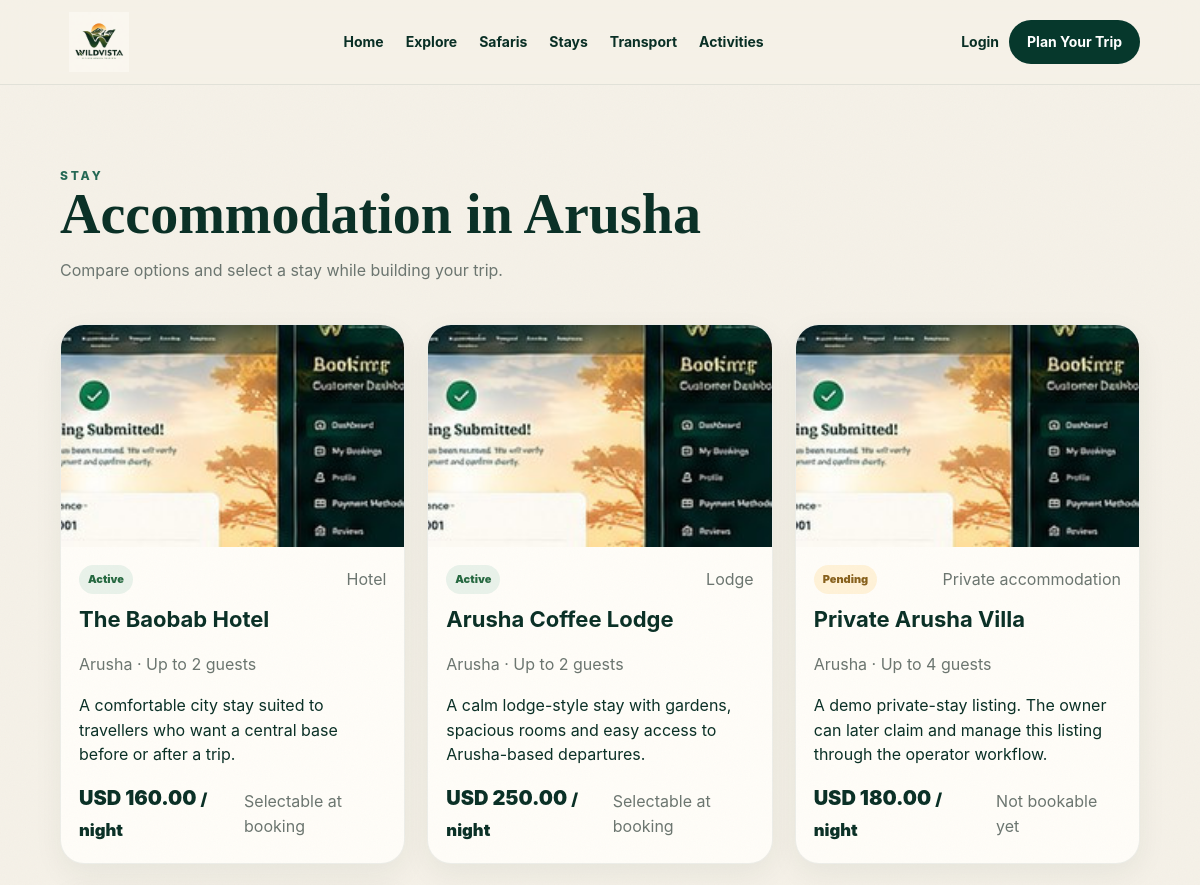
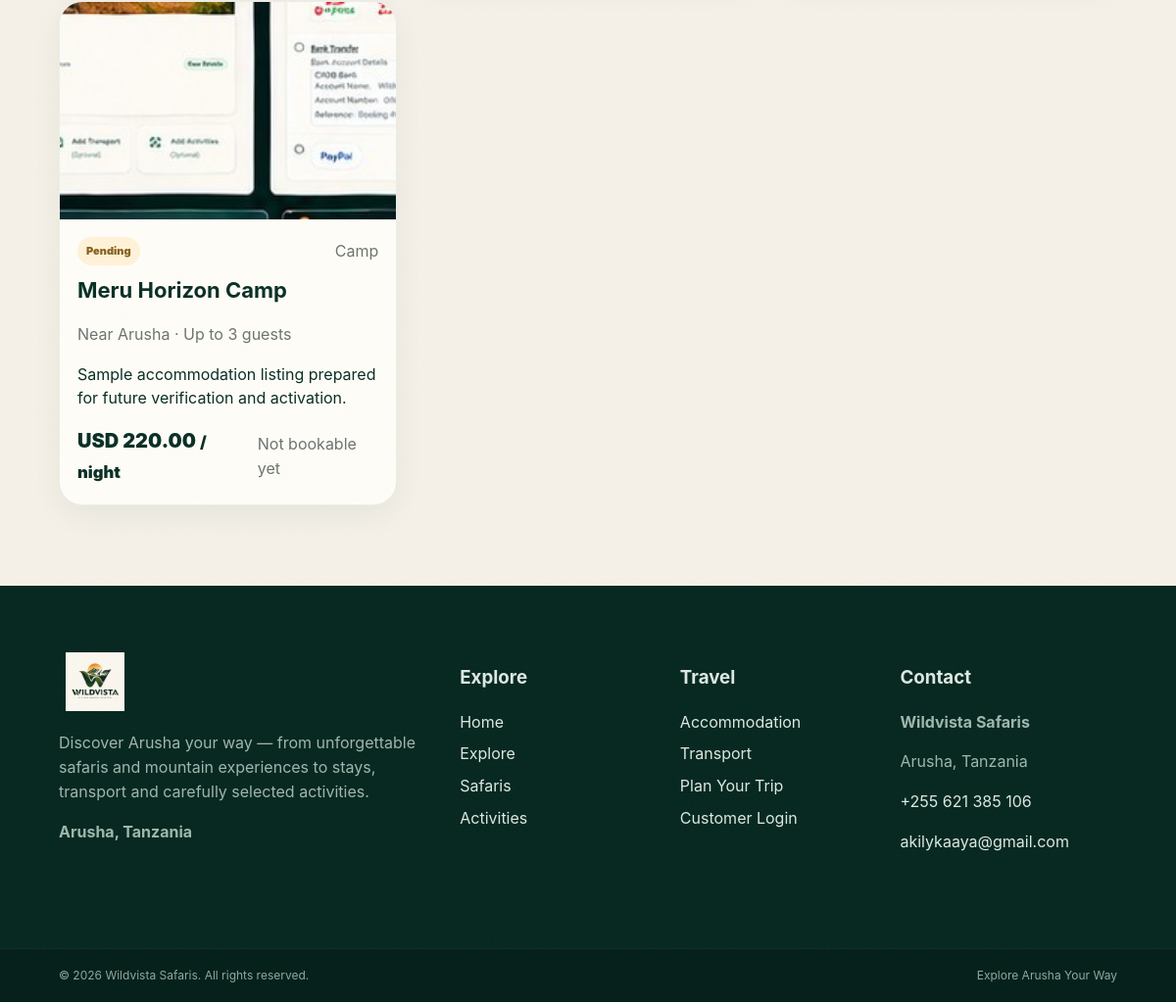
The app's page /Older/accommodation.php with its own data (2 pictures, top to bottom).
### tables this page shows
CREATE TABLE accommodations (
 id INT AUTO_INCREMENT PRIMARY KEY,
 operator_id INT NULL,
 name VARCHAR(180) NOT NULL,
 type VARCHAR(80) NOT NULL,
 location VARCHAR(180) NOT NULL,
 description TEXT NOT NULL,
 amenities TEXT NULL,
 price_per_night DECIMAL(12,2) NOT NULL DEFAULT 0,
 max_guests INT NOT NULL DEFAULT 2,
 image VARCHAR(255) NULL,
 status ENUM('active','pending','draft','rejected') NOT NULL DEFAULT 'pending',
 created_at DATETIME NOT NULL DEFAULT CURRENT_TIMESTAMP,
 FOREIGN KEY(operator_id) REFERENCES users(id) ON DELETE SET NULL
);

### Older/app/config/config.php (called while the page is built, shortened)
<?php
function db(): mysqli {
    $db = new mysqli(DB_HOST, DB_USER, DB_PASS, DB_NAME);
    $db->set_charset('utf8mb4');
    return $db;
}

### Older/app/core/functions.php (called while the page is built, shortened)
<?php
require_once __DIR__ . '/../config/config.php';
function e(?string $v): string { return htmlspecialchars($v ?? '', ENT_QUOTES, 'UTF-8'); }
function url(string $path=''): string { return rtrim(BASE_PATH, '/') . '/' . ltrim($path, '/'); }
function media_url(?string $path): string { $path=trim((string)$path); if($path==='') return url('assets/img/hero-clean2.jpg'); if(preg_match('#^https?://#i',$path)) return $path; return url('assets/img/'.ltrim($path,'/')); }
function money(float $n): string { return CURRENCY.' '.number_format($n,2); }
function query(string $sql, string $types='', array $params=[]): mysqli_result|bool { $st=db()->prepare($sql); if($types){$refs=[];foreach($params as $k=>$_){$refs[$k]=&$params[$k];}array_unshift($refs,$types);$st->bind_param(...$refs);} $st->execute(); return $st->get_result(); }

### Older/accommodation.php (the view)
<?php require_once __DIR__.'/app/core/bootstrap.php'; $title='Accommodation in Arusha'; $rows=query("SELECT * FROM accommodations WHERE status IN ('active','pending') ORDER BY status='active' DESC,id DESC")->fetch_all(MYSQLI_ASSOC); require __DIR__.'/app/views/header.php'; ?>
<section class="section"><div class="section-head"><div><div class="eyebrow" style="color:var(--green)">Stay</div><h2>Accommodation in Arusha</h2><p class="muted">Compare options and select a stay while building your trip.</p></div></div><div class="grid"><?php foreach($rows as $r): ?><article class="card"><div class="card-img"><img src="<?=e(media_url($r['image']))?>" alt=""></div><div class="card-body"><div class="row-between"><span class="tag <?=($r['status']!=='active'?'pending':'')?>"><?=ucfirst($r['status'])?></span><span class="muted"><?=e($r['type'])?></span></div><h3><?=e($r['name'])?></h3><p class="muted"><?=e($r['location'])?> · Up to <?=$r['max_guests']?> guests</p><p><?=e($r['description'])?></p><div class="row-between"><span class="price"><?=money((float)$r['price_per_night'])?> <small>/ night</small></span><?php if($r['status']==='active'): ?><span class="muted">Selectable at booking</span><?php else: ?><span class="muted">Not bookable yet</span><?php endif; ?></div></div></article><?php endforeach; ?></div></section>
<?php require __DIR__.'/app/views/footer.php'; ?>

### assets/css/app.css (style rules this page uses)
:root { --ink:#092f25; --deep:#06382c; --green:#0f5a45; --gold:#dca53a; --cream:#f5f1e8; --paper:#fffdf8; --muted:#6b756f; --line:#dfe5dc; --danger:#b94a44; --success:#3c8b63; --shadow:0 18px 50px rgba(5,45,34,.12); --radius:24px; }
* { box-sizing:border-box; }
html { scroll-behavior:smooth; }
body { margin:0; font-family:Inter,system-ui,-apple-system,BlinkMacSystemFont,"Segoe UI",sans-serif; background:var(--cream); color:var(--ink); line-height:1.55; }
img { max-width:100%; }
.eyebrow { text-transform:uppercase; letter-spacing:.24em; font-size:12px; font-weight:800; opacity:.9; }
.section { padding:82px 5vw; }
.section-head { display:flex; align-items:end; justify-content:space-between; gap:20px; margin-bottom:26px; }
.section h2 { font-family:Georgia,serif; font-size:clamp(34px,5vw,56px); line-height:1; margin:0; }
.muted { color:var(--muted); }
.grid { display:grid; grid-template-columns: repeat(3,1fr); gap:22px; }
.card { background:var(--paper); border:1px solid rgba(9,47,37,.07); border-radius:24px; overflow:hidden; box-shadow: 0 10px 30px rgba(5,45,34,.06); transition: transform .25s ease, box-shadow .25s ease; }
.card-img { aspect-ratio:1.55; position:relative; overflow:hidden; }
.card-img img { width:100%; height:100%; object-fit:cover; transition:transform .6s; }
.card-body { padding:18px; }
.card h3 { margin:8px 0 5px; font-size:22px; }
.price { font-size:20px; font-weight:900; }
.row-between { display:flex; justify-content:space-between; gap:12px; align-items:center; }
.tag { display:inline-flex; padding:6px 9px; border-radius:999px; font-size:11px; font-weight:900; background:#e9f2ea; color:#24683f; }
.tag.pending { background:#fff2d8; color:#87601b; }

### records on screen
accommodations: image (picture), status "Active", type "Hotel", name "The Baobab Hotel", location "Arusha", max_guests "2", description "A comfortable city stay suited to travellers who want a central base before or after a trip.", price_per_night "USD 160.00", shows "Selectable at booking"
accommodations: image (picture), status "Active", type "Lodge", name "Arusha Coffee Lodge", location "Arusha", max_guests "2", description "A calm lodge-style stay with gardens, spacious rooms and easy access to Arusha-based departures.", price_per_night "USD 250.00", shows "Selectable at booking"
accommodations: image (picture), status "Pending", type "Private accommodation", name "Private Arusha Villa", location "Arusha", max_guests "4", description "A demo private-stay listing. The owner can later claim and manage this listing through the operator workflow.", price_per_night "USD 180.00", shows "Not bookable yet"
accommodations: image (picture), status "Pending", type "Camp", name "Meru Horizon Camp", location "Near Arusha", max_guests "3", description "Sample accommodation listing prepared for future verification and activation.", price_per_night "USD 220.00", shows "Not bookable yet"
